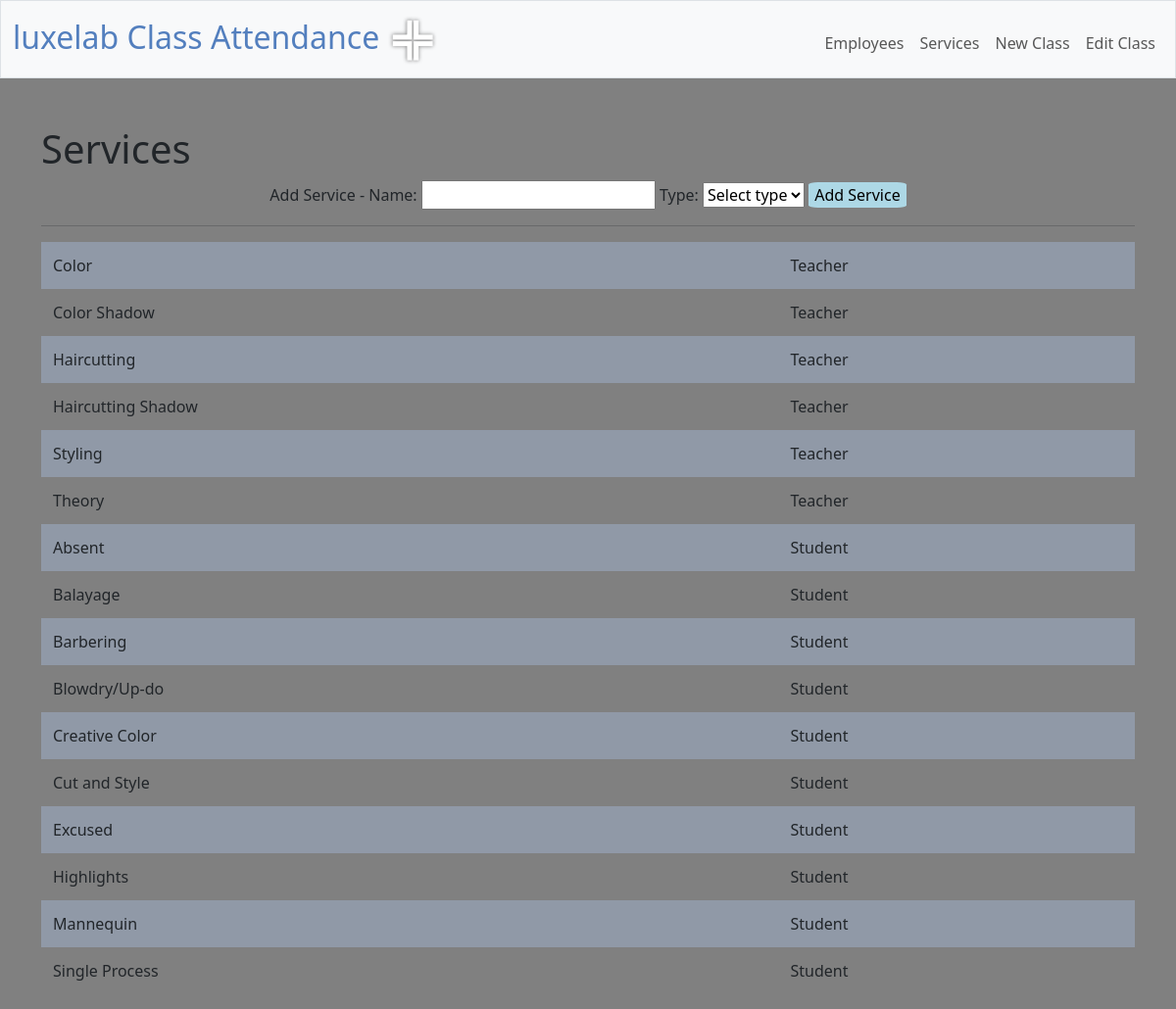
Page /services on the earlier database version.
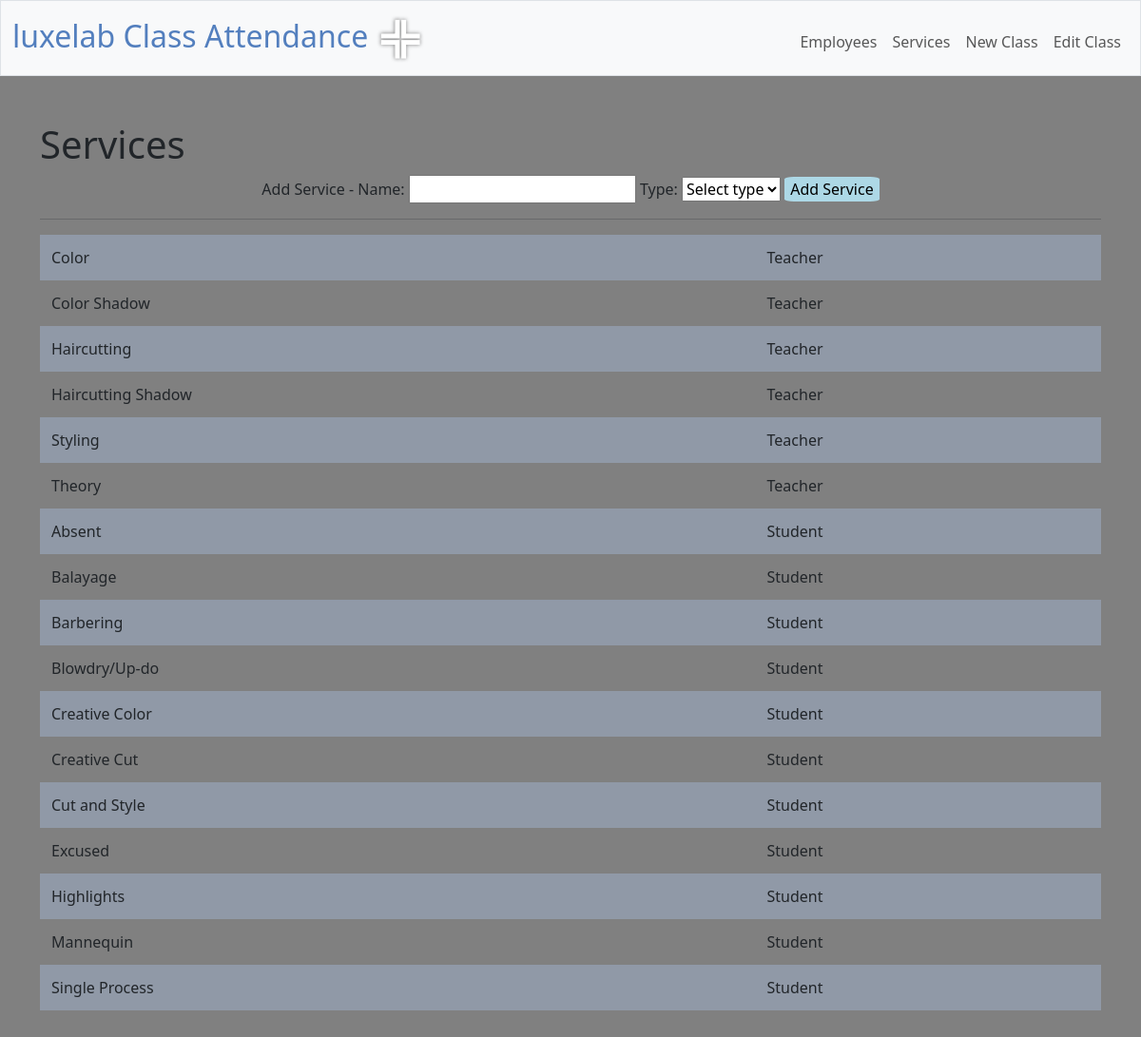
Same page on the later database version.
### models.py (models this page shows)
class Base(MappedAsDataclass, DeclarativeBase):
    pass

class Services(Base):
    __tablename__ = "services"
    id: Mapped[int] = mapped_column(primary_key=True,init=False)
    service: Mapped[str]
    service_type: Mapped[int]
    class_joins = relationship("Class_join", back_populates="services")

### app.py (the view)
@app.route("/services")
def get_services():
    stmt = select(Services).order_by(Services.service_type, Services.service)
    with engine.connect() as connection:
        results = connection.execute(stmt).fetchall()
    return render_template("./services.html", results=results)

### app.py (called while the page is built)
@app.after_request
def after_request(response):
    response.headers["Cache-Control"] = "no-cache, no-store, must-revalidate"
    response.headers["Expires"] = 0
    response.headers["Pragma"] = "no-cache"
    return response

### templates/services.html (shortened to what this page needs)
{% extends "layout.html" %}
{% block main %}
    <h1 style="text-align: left;">Services</h1>
    <div name="add_service">
        <form method="post" action="/add_service">
            Add Service - Name: <input id="service_name" name="service_name" type="text" required>
            Type:
            <select id="type" name="type" required>
                <option value="" selected disabled hidden>Select type</option>
            </select>
            <input type="submit" name="add" value="Add Service">
        </form>
    </div>
    <hr>
    <div>
        {% if results %}
        <table style="text-align: left;" name="services">
            <form method="post" action="/edit_service">
            {% for result in results %}
                <tr id={{result.id}} name="service_row">
                    <td>
                        {{ result.service }}
                    </td>
                    <td>{% if result.service_type == 0 %}
                        Teacher
                    {% else %}
                        Student
                    {% endif %}
                    </td>
                </tr>
                {% endfor %}
            </form>
        </table>
        {% else %}
            <h3>No services found</h3>
        {% endif %}
    </div>
{% endblock %}

### templates/layout.html (shortened to what this page needs)
<!DOCTYPE html>
<html lang="en">
    <head>
        <link href="https://cdn.jsdelivr.net/npm/bootstrap@5.3.2/dist/css/bootstrap.min.css" rel="stylesheet">
        <link href="/static/styles.css" rel="stylesheet">
    </head>
    <body>
        <nav class="bg-light border navbar navbar-expand-md navbar-light">
            <div class="container-fluid">
                <a class="navbar-brand" href="/"><span class="blue">luxelab Class Attendance <img src="/static/logo_clear.png" alt="luxelab logo" style="width: 50px; height: 50px;"></span></a>
                <div class="collapse navbar-collapse" id="navbar">
                    {% if session["user_id"] %}
                        <ul class="navbar-nav me-auto mt-2">
                            <li class="nav-item"><a class="nav-link" href="/quote">Quote</a></li>
                            <li class="nav-item"><a class="nav-link" href="/buy">Buy</a></li>
                            <li class="nav-item"><a class="nav-link" href="/sell">Sell</a></li>
                            <li class="nav-item"><a class="nav-link" href="/history">History</a></li>
                            <li class="nav-item"><a class="nav-link" href="/addfunds">Add Funds</a></li>
                            <li class="nav-item"><a class="nav-link" href="/changepassword">Change Password</a></li>
                        </ul>
                        <ul class="navbar-nav ms-auto mt-2">
                            <li class="nav-item"><a class="nav-link" href="/logout">Log Out</a></li>
                        </ul>
                    {% else %}
                        <ul class="navbar-nav ms-auto mt-2">
                            <li class="nav-item"><a class="nav-link" href="/employees">Employees</a></li>
                            <li class="nav-item"><a class="nav-link" href="/services">Services</a></li>
                            <li class="nav-item"><a class="nav-link" href="/class_add">New Class</a></li>
                            <li class="nav-item"><a class="nav-link" href="/class_edit">Edit Class</a></li>
                        </ul>
                    {% endif %}
                </div>
            </div>
        </nav>
        <main class="container py-5 text-center">
            {% block main %}{% endblock %}
        </main>

### static/styles.css (style rules this page uses)
input[type="submit"], input[type="button"] { border-radius: 10%; background-color: lightblue; border: none; }
body { background-color: gray; }
nav .navbar-brand { font-size: xx-large; }
nav .navbar-brand .blue { color: #537fbe; }
table { background-color: transparent; margin-bottom: 1rem; width: 100%; }
table th, table td { padding: 0.75rem; vertical-align: middle; }
tbody tr:nth-of-type(odd) { background-color: rgb(179, 208, 255, 0.3) }

Differences in the rows shown:
added Services: service "Creative Cut", service_type "Student"
